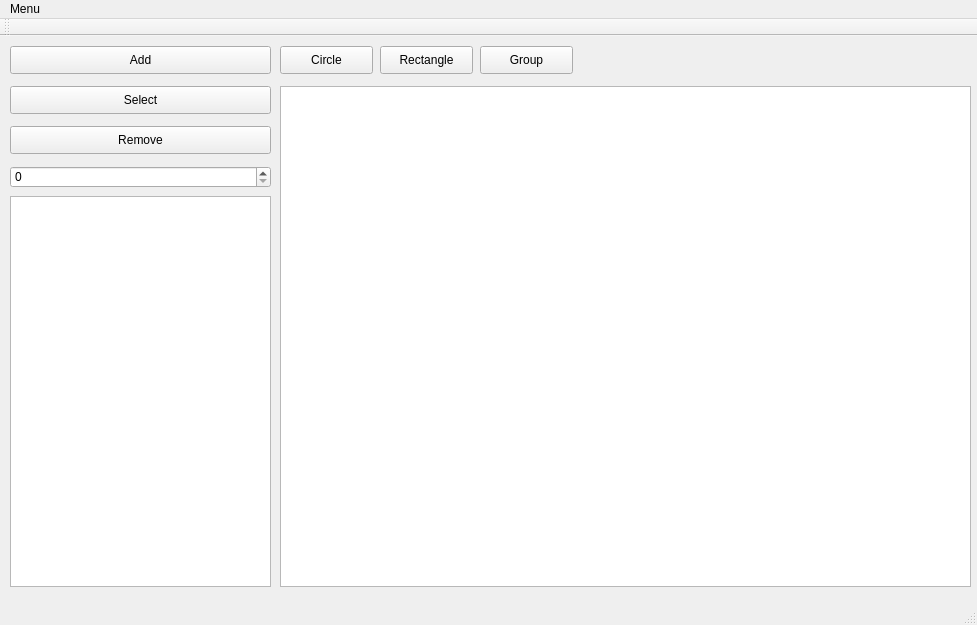
<?xml version="1.0" encoding="UTF-8"?>
<ui version="4.0">
 <class>MainWindow</class>
 <widget class="QMainWindow" name="MainWindow">
  <property name="geometry">
   <rect>
    <x>0</x>
    <y>0</y>
    <width>977</width>
    <height>625</height>
   </rect>
  </property>
  <property name="windowTitle">
   <string>MainWindow</string>
  </property>
  <widget class="QWidget" name="centralWidget">
   <widget class="QPushButton" name="pushButton_add">
    <property name="geometry">
     <rect>
      <x>10</x>
      <y>10</y>
      <width>261</width>
      <height>28</height>
     </rect>
    </property>
    <property name="text">
     <string>Add</string>
    </property>
   </widget>
   <widget class="QPushButton" name="pushButton_select">
    <property name="geometry">
     <rect>
      <x>10</x>
      <y>50</y>
      <width>261</width>
      <height>28</height>
     </rect>
    </property>
    <property name="text">
     <string>Select</string>
    </property>
   </widget>
   <widget class="QPushButton" name="pushButton_remove">
    <property name="geometry">
     <rect>
      <x>10</x>
      <y>90</y>
      <width>261</width>
      <height>28</height>
     </rect>
    </property>
    <property name="text">
     <string>Remove</string>
    </property>
   </widget>
   <widget class="QGraphicsView" name="graphicsView">
    <property name="geometry">
     <rect>
      <x>280</x>
      <y>50</y>
      <width>691</width>
      <height>501</height>
     </rect>
    </property>
   </widget>
   <widget class="QSpinBox" name="spinBox">
    <property name="geometry">
     <rect>
      <x>10</x>
      <y>130</y>
      <width>261</width>
      <height>22</height>
     </rect>
    </property>
   </widget>
   <widget class="QListWidget" name="listWidget">
    <property name="geometry">
     <rect>
      <x>10</x>
      <y>160</y>
      <width>261</width>
      <height>391</height>
     </rect>
    </property>
   </widget>
   <widget class="QPushButton" name="pb_circle">
    <property name="geometry">
     <rect>
      <x>280</x>
      <y>10</y>
      <width>93</width>
      <height>28</height>
     </rect>
    </property>
    <property name="text">
     <string>Circle</string>
    </property>
   </widget>
   <widget class="QPushButton" name="pb_rect">
    <property name="geometry">
     <rect>
      <x>380</x>
      <y>10</y>
      <width>93</width>
      <height>28</height>
     </rect>
    </property>
    <property name="text">
     <string>Rectangle</string>
    </property>
   </widget>
   <widget class="QPushButton" name="pb_group">
    <property name="geometry">
     <rect>
      <x>480</x>
      <y>10</y>
      <width>93</width>
      <height>28</height>
     </rect>
    </property>
    <property name="text">
     <string>Group</string>
    </property>
   </widget>
  </widget>
  <widget class="QMenuBar" name="menuBar">
   <property name="geometry">
    <rect>
     <x>0</x>
     <y>0</y>
     <width>977</width>
     <height>26</height>
    </rect>
   </property>
   <widget class="QMenu" name="menuMenu">
    <property name="title">
     <string>Menu</string>
    </property>
    <addaction name="actionSave"/>
    <addaction name="actionLoad"/>
   </widget>
   <addaction name="menuMenu"/>
  </widget>
  <widget class="QToolBar" name="mainToolBar">
   <attribute name="toolBarArea">
    <enum>TopToolBarArea</enum>
   </attribute>
   <attribute name="toolBarBreak">
    <bool>false</bool>
   </attribute>
  </widget>
  <widget class="QStatusBar" name="statusBar"/>
  <action name="actionSave">
   <property name="text">
    <string>Save</string>
   </property>
  </action>
  <action name="actionLoad">
   <property name="text">
    <string>Load</string>
   </property>
  </action>
 </widget>
 <layoutdefault spacing="6" margin="11"/>
 <resources/>
 <connections/>
</ui>
